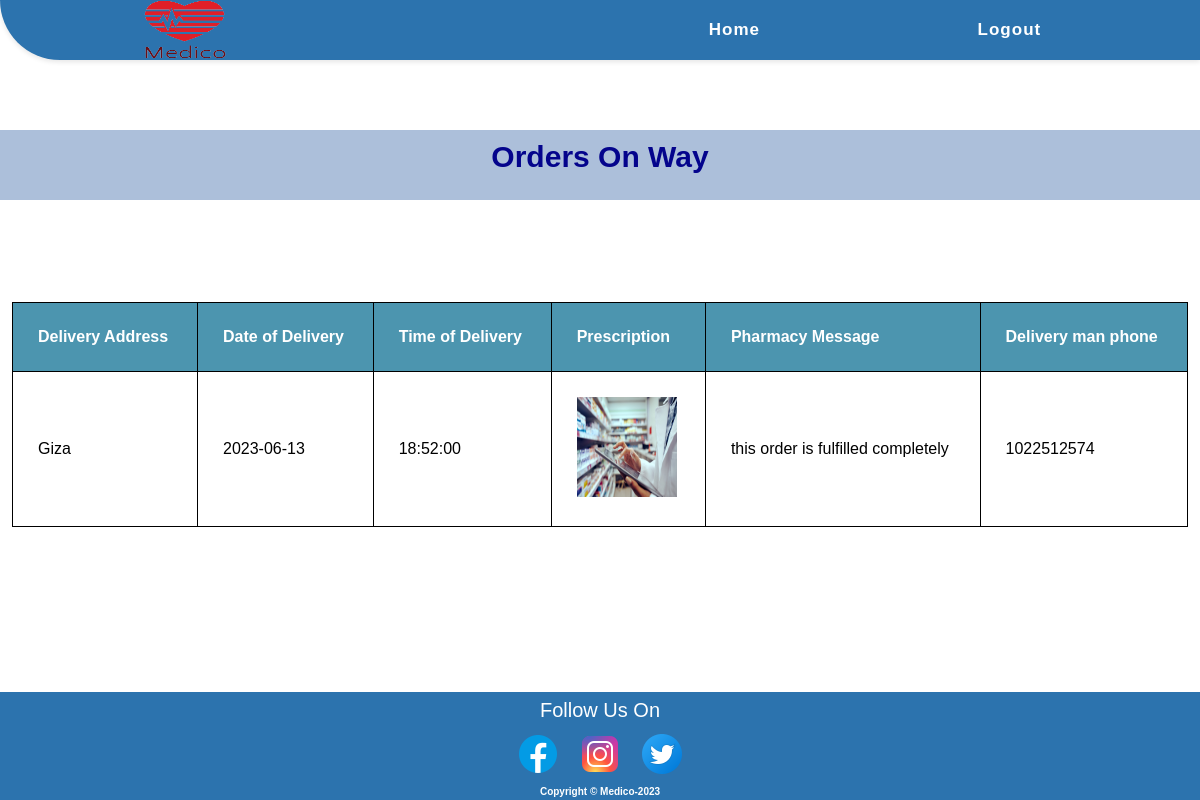
Page /patient/ord_onway.php (signed in) on the committed database.
### tables this page shows
CREATE TABLE `orders` (
  `id_of_order` int(11) NOT NULL,
  `pharmacy_id` int(11) NOT NULL,
  `opatient_id` int(11) DEFAULT NULL,
  `ord_id` int(11) NOT NULL,
  `order_date` date NOT NULL,
  `order_time` time NOT NULL,
  `patient_address` varchar(255) NOT NULL,
  `prescription` mediumtext NOT NULL,
  `message` varchar(255) NOT NULL,
  `dtime` time NOT NULL,
  `dday` date NOT NULL,
  `dphone` int(11) NOT NULL,
  `date_of_accept` date NOT NULL,
  `time_of_accept` time NOT NULL,
  `activity` varchar(255) NOT NULL,
  `order_cdo` int(11) NOT NULL
);

### patient/ord_onway.php (the view, shortened to what this page needs)
<?php
include "../shared/conn.php";
if (isset($_SESSION["patient"])) {
    $select = "SELECT * FROM `orders` WHERE activity = 'yes'  AND opatient_id = '" . $_SESSION['pid'] . "' ";
    $sel = mysqli_query($connect, $select);
?>
    <!DOCTYPE html>
    <html lang="en">
    <head>
        <link rel="stylesheet" href="../CSS/style.css">
        <link rel="stylesheet" href="../CSS/footer.css">
        <link rel="stylesheet" href="../CSS/pharmacy's view.css">
        <link rel="stylesheet" href="../CSS/style.css">
    </head>
    <body>
        <nav>
            <div class="logo">
                <a href="#"><img src="../Images/Medico_Logo_2_Final-removebg-preview-1.png" alt="Medico Logo"></a>
            </div>
            <ul class="nav-links">
                <li><a href="./patient_home.php">Home</a></li>
                <li><a href="../shared/login.php?bye='1'">Logout</a></li>
            </ul>
        </nav>
        <h1 class="h1_text" id="Requests">Orders On Way</h1>
        <table>
            <thead>
                <tr>
                    <th>Delivery Address</th>
                    <th>Date of Delivery</th>
                    <th>Time of Delivery</th>
                    <th>Prescription</th>
                    <th>Pharmacy Message</th>
                    <th>Delivery man phone</th>
                </tr>
            </thead>
            <tbody>
                <?php foreach ($sel as $s) { ?>
                    <tr>
                        <td><?php echo $s['patient_address']; ?></td>
                        <td><?php echo $s['dday']; ?></td>
                        <td><?php echo $s['dtime']; ?></td>
                        <td><img height="100px" width="100px" src="../upload/<?php echo $s['prescription']; ?>"></td>
                        <td><?php echo $s['message']; ?></td>
                        <td><?php echo $s['dphone']; ?></td>
                    </tr>
                <?php } ?>
            </tbody>
        </table>
    <?php } ?>
    <footer>
        <div class="sticky-footer">
            <div class="footer-content">
                <p style="color:white">Follow Us On</p>
                <ul class="social-icons">
                    <li><a href="#"><img src="../images/facebook-logo.png" alt="Facebook Icon"></a></li>
                    <li><a href="#"><img src="../images/instagram-logo.png" alt="Instagram Icon"></a></li>
                    <li><a href="#"><img src="../images/twitter-logo.png" alt="Twitter Icon"></a></li>
                </ul>
            </div>
            <div class="footer-info">
                <h6>Copyright &copy Medico-2023</h6>
            </div>
        </div>
    </footer>
    </body>
    </html>

### CSS/style.css (style rules this page uses)
* { padding: 0; margin: 0; box-sizing: border-box; font-family: 'Poppins', sans-serif; }
nav { display: flex; justify-content: space-between; align-items: center; background-color: #2c73ae; height: 60px; padding: 0 50px; box-shadow: 0px 2px 5px rgba(0, 0, 0, 0.1); border-bottom-left-radius: 60px; }
.logo { width: 100px; height: 100px; margin-left: 10px; }
.logo img { width: 250px; height: 100px; }
.nav-links { display: flex; justify-content: space-around; width: 50%; }
.nav-links li { list-style: none; }
.nav-links a { color: #ffffff; text-decoration: none; font-weight: bold; font-size: 17px; letter-spacing: 1px; }
.nav-links li { opacity: 1; transition: opacity 0.5s ease-in-out; margin: 10px 0; }
.h1_text { text-align: center; color: rgb(4, 4, 140); font-size: 30px; padding-top: 10px; font-weight: bold; margin-top: 70px; margin-bottom: 20px; background-color: #295aa063; height: 70px; }

### CSS/footer.css (style rules this page uses)
body { min-height: 100vh; }
footer { background-color: #2c73ae; padding: 3px 0; font-size: 14px; color: #fff; }
.sticky-footer { position: sticky; top: 100%; }
footer p { margin: 0; line-height: 1.5; font-size: 20px; text-align: center; }
footer ul { margin: 0; padding: 0; list-style: none; }
footer ul li { display: inline-block; margin-left: 10px; }
footer ul li:first-child { margin-left: 0; }
a { color: #253bbc; text-decoration: none; }
footer h6 { font-size: 10px; font-weight: bold; color: white; text-align: center; }
.social-icons { text-align: center; margin: 5px 30px; }
html { height: 100%; }
body { display: flex; flex-direction: column; min-height: 100%; }
footer { margin-top: auto; }

### CSS/pharmacy's view.css (style rules this page uses)
* { padding: 0; margin: 0; box-sizing: border-box; font-family: 'Poppins', sans-serif; }
nav { display: flex; justify-content: space-between; align-items: center; background-color: #2c73ae; height: 60px; padding: 0 50px; box-shadow: 0px 2px 5px rgba(0, 0, 0, 0.1); border-bottom-left-radius: 60px; }
.nav-links { display: flex; justify-content: space-around; width: 50%; }
.nav-links li { list-style: none; }
.nav-links a { color: #ffffff; text-decoration: none; font-weight: bold; font-size: 17px; letter-spacing: 1px; }
.nav-links li { opacity: 1; transition: opacity 0.5s ease-in-out; margin: 10px 0; }
.h1_text { text-align: center; color: rgb(4, 4, 140); font-size: 26px; padding-top: 18px; font-weight: bold; margin-top: 60px; margin-bottom: 20px; background-color: #295aa063; height: 70px; }
table { border-collapse: collapse; width: 98%; margin: auto; }
th, td { text-align: left; padding: 25px; border: 1px solid black; }
th { background-color: #4c95af; color: white; }

### rows in the picture
orders: patient_address "Giza", dday "2023-06-13", dtime "18:52:00", prescription (picture), message "this order is fulfilled completely", dphone "1022512574"
